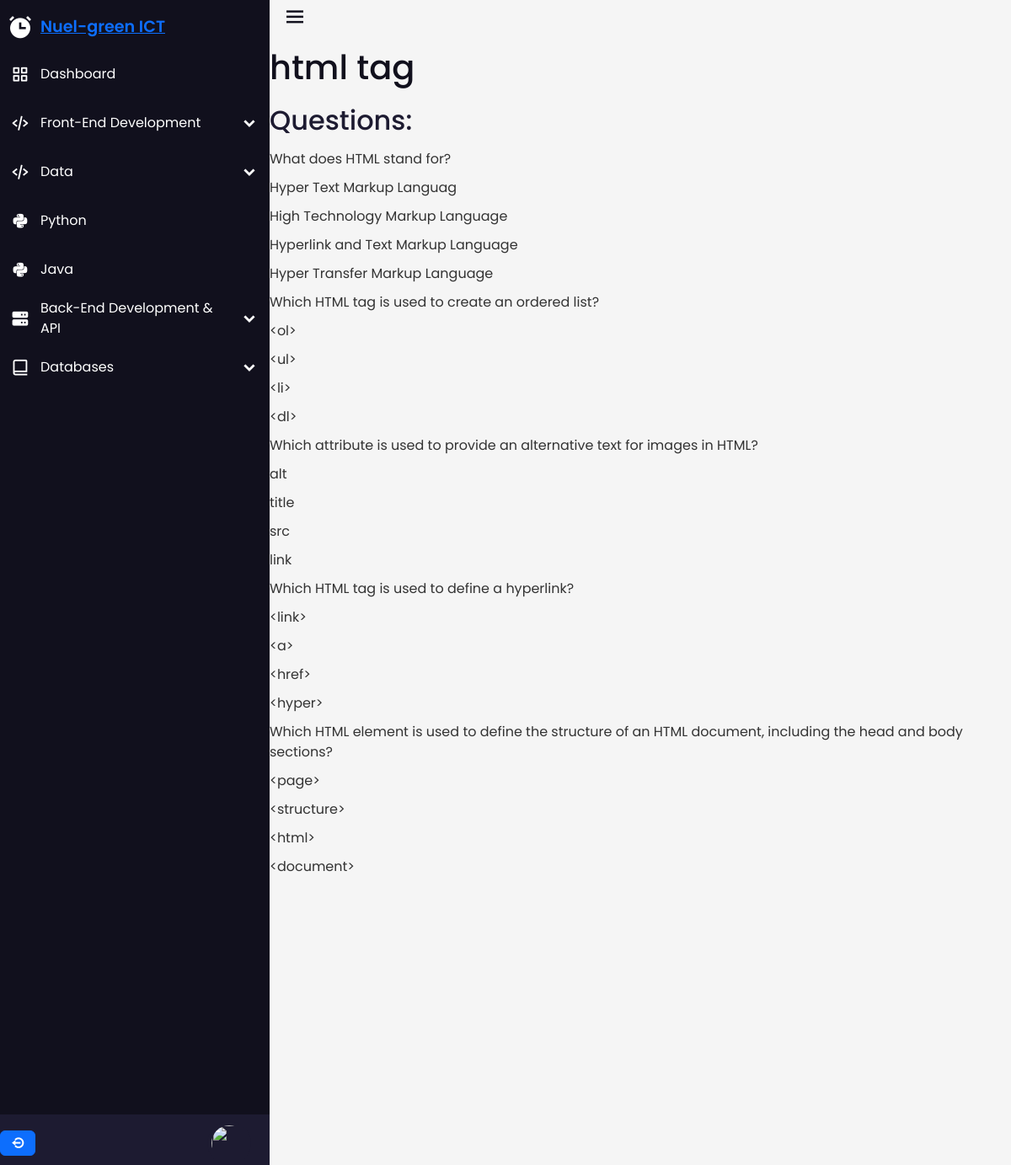
Page /assessment/1/ (signed in) on the committed database.
### ngict/models.py (models this page shows, shortened)
class Assessment(models.Model):
    id = models.AutoField(primary_key=True)
    title = models.CharField(max_length=200)
    description = models.TextField()
    course = models.ForeignKey(Course, default=None, null=True, on_delete=models.DO_NOTHING)
    module = models.ForeignKey(Module, default=None, null=True, on_delete=models.DO_NOTHING)
    lesson = models.ForeignKey(Lesson, default=None, null=True, on_delete=models.DO_NOTHING)
    passing_score = models.PositiveIntegerField()

class Question(models.Model):
    text = models.TextField()
    assessment = models.ForeignKey('Assessment', on_delete=models.DO_NOTHING)

class Answer(models.Model):
    text = models.CharField(max_length=500)
    question = models.ForeignKey('Question', on_delete=models.DO_NOTHING)
    is_correct = models.BooleanField(default=False)

### ngict/views.py (the view)
# urls.py: path('assessment/<int:assessment_id>/', view_assessment, name='view_assessment'),
@login_required
def view_assessment(request, assessment_id):
    assessment = get_object_or_404(Assessment, id=assessment_id)
    questions = Question.objects.filter(assessment=assessment)
    user = request.user
    assessment_score = AssessmentScore.objects.filter(user=user, assessment=assessment).first()
    return render(request, 'courses/assessments/view_assessment.html', {'assessment': assessment, 'questions': questions, 'score': assessment_score})

### templates/courses/assessments/view_assessment.html (shortened to what this page needs)
{% extends 'base.html' %}
{% block content %}
  <h1>{{ assessment.title }}</h1>
  <h2>Questions:</h2>
  <ul>
    {% for question in questions %}
      <li>{{ question.text }}</li>
      <ul>
        {% for answer in question.answer_set.all %}
          <li>{{ answer.text }}</li>
        {% endfor %}
      </ul>
    {% endfor %}
  </ul>
{% endblock %}

### templates/base.html (shortened to what this page needs)
{% load static %}
<html lang="en">
<head>
    <link rel="stylesheet" href="style.css">
    <link href='https://unpkg.com/boxicons@2.1.4/css/boxicons.min.css' rel='stylesheet'>
    <link href="https://cdn.jsdelivr.net/npm/bootstrap@5.3.1/dist/css/bootstrap.min.css" rel="stylesheet"
>
    <link rel="stylesheet" href="https://cdnjs.cloudflare.com/ajax/libs/highlight.js/11.8.0/styles/github-dark.min.css">
    <link rel="stylesheet" href="{% static 'css/style.css' %}">
    <link rel="stylesheet" href="https://cdn.jsdelivr.net/npm/monaco-editor@0.23.0/min/vs/editor/editor.main.css">
</head>
<body>
    <div class="sidebar ">
        <div class="logo-details">
            <i class='bx bxs-alarm'></i>
            <span class="logo-name"><a href="{% url 'academy:home' %}">Nuel-green ICT</a></span>
        </div>
        <ul class="nav-links">
            <li>
                <a href="#">
                    <a href="{% url 'academy:user_dashboard' %}"><i class='bx bx-grid-alt'></i>
                        <span class="link-name">Dashboard</span></a>
                </a>
            </li>
            <li>
                <div class="icon-link">
                    <a href="#">
                        <i class='bx bx-code-alt'></i>
                        <span class="link-name">Front-End Development</span>
                    </a>
                    <i class='bx bxs-chevron-down arrow'></i>
                </div>
            </li>
            <li>
                <div class="icon-link">
                    <a href="#">
                        <i class='bx bx-code-alt'></i>
                        <span class="link-name">Data</span>
                    </a>
                    <i class='bx bxs-chevron-down arrow'></i>
                </div>
            </li>
            <li>
                <a href="#">
                    <i class='bx bxl-python'></i>
                    <span class="link-name">Python</span>
                </a>
            </li>
            <li>
                <a href="#">
                    <i class='bx bxl-python'></i>
                    <span class="link-name">Java</span>
                </a>
            </li>
            <li>
                <div class="icon-link">
                    <a href="#">
                        <i class='bx bxs-server'></i>
                        <span class="link-name">Back-End Development & API</span>
                    </a>
                    <i class='bx bxs-chevron-down arrow'></i>
                </div>
            </li>
            <li>
                <div class="icon-link">
                    <a href="#">
                        <i class='bx bx-book-alt'></i>
                        <span class="link-name">Databases</span>
                    </a>
                    <i class='bx bxs-chevron-down arrow'></i>
                </div>
            </li>
        </ul>
        <li>
            <div class="profile-details">
                <div class="user-buttons">
                    {% if user.is_authenticated %}
                        <a class="btn btn-primary" href="{% url 'academy:signout' %}"><i class='bx bx-log-out-circle'></i></a>
                    {% else %}
                        <a class="btn btn-primary" href="{% url 'academy:signin' %}">Signin</a>
                        <a class="btn btn-primary" href="{% url 'academy:signup' %}">signup</a>
                    {% endif %}
                </div>
                <div class="profile-content">
                    <a href="{% url 'academy:update_profile' %}"><img src="https://www.clipartmax.com/png/middle/190-1904735_bokbokstars-121-classic-stock-icons-manager-icon-3d.png"
                        alt=""></a>
                </div>
            </div>
        </li>
    </div>
    <section class="home-section">
        <div class="home-content">
            <i class='bx bx-menu'></i>
        </div>
        {% block content %}{% endblock %}
    </section>
</body>
</html>

### static/css/style.css (style rules this page uses)
body { background: #e5e9f0; }
* { box-sizing: border-box; margin: 0; padding: 0; font-family: "Poppins", sans-serif; }
h1, h2, h3, h4, h5, h6 { margin: 1rem 0; }
.sidebar { position: fixed; top: 0; left: 0; background: #11101d; height: 100%; width: 20rem; z-index: 999; transition: all 400ms ease; scrollbar-color: transparent transparent; overflow: scroll; }
.sidebar .logo-details { height: 4rem; width: 100%; display: flex; align-items: center; }
.sidebar .logo-details i { font-size: 2rem; color: #fff; height: 3rem; min-width: 3rem; text-align: center; line-height: 3rem; cursor: pointer; }
.sidebar .logo-details .logo-name { font-size: 1.2rem; color: #fff; font-weight: 600; transition: all 400ms ease; transition-delay: 0.1s; }
.sidebar .nav-links { height: 100%; padding-top: 30px 0 150px 0; overflow: auto; }
.sidebar .nav-links { overflow: visible; }
.sidebar .nav-links li { position: relative; list-style: none; transition: all 400ms ease; }
.sidebar .nav-links li .icon-link { display: flex; align-items: center; justify-content: space-between; }
.sidebar .nav-links li i { font-size: 1.4rem; color: #fff; height: 3rem; min-width: 3rem; text-align: center; line-height: 3rem; transition: all 400ms ease; cursor: pointer; }
.sidebar .nav-links li a { display: flex; align-items: center; text-decoration: none; }
.sidebar .nav-links li a .link-name { font-size: 1rem; color: #fff; font-weight: 400; color: #fff; }
.sidebar .profile-details { position: fixed; bottom: 0; display: flex; align-items: center; justify-content: space-between; background: #1d1b31; width: 20rem; padding: 0.5rem 0.5rem 0 0; transition: all 400ms ease; }
.sidebar .profile-details img { height: 52px; width: 52px; object-fit: cover; border-radius: 2rem; background: #1d1b31; margin: 0 14px 0 12px; padding: 5px; transition: all 400ms ease; }
.sidebar .profile-details i { font-weight: 700; color: #fff; }
.home-section { position: relative; height: 100vh; left: 20rem; width: calc(100% - 20rem); transition: all 400ms ease; }
.home-section .home-content { height: 40px; display: flex; align-items: center; }
.home-section .home-content .bx-menu, .home-section .home-content .text { color: #11101d; font-size: 30px; }
.home-section .home-content .bx-menu { margin: 0 15px; cursor: pointer; }

### templates/courses/assessments/view_assessment.html (style rules this page uses)
body { font-family: Arial, sans-serif; background-color: #f5f5f5; color: #333; margin: 0; padding: 0; }
h1 { color: #11101d; margin-bottom: 20px; }
h2 { color: #1d1b31; margin-top: 20px; margin-bottom: 15px; }
ul { list-style-type: none; padding-left: 0; }
li { margin-bottom: 10px; }

### rows in the picture
Assessment: title "html tag"
Question: text "What does HTML stand for?"
Answer: text "Hyper Text Markup Languag"
Answer: text "High Technology Markup Language"
Answer: text "Hyperlink and Text Markup Language"
Answer: text "Hyper Transfer Markup Language"
Question: text "Which HTML tag is used to create an ordered list?"
Answer: text "<ol>"
Answer: text "<ul>"
Answer: text "<li>"
Answer: text "<dl>"
Question: text "Which attribute is used to provide an alternative text for images in HTML?"
Answer: text "alt"
Answer: text "title"
Answer: text "src"
Answer: text "link"
Question: text "Which HTML tag is used to define a hyperlink?"
Answer: text "<link>"
Answer: text "<a>"
Answer: text "<href>"
Answer: text "<hyper>"
Question: text "Which HTML element is used to define the structure of an HTML document, including the head and body sections?"
Answer: text "<page>"
Answer: text "<structure>"
Answer: text "<html>"
Answer: text "<document>"
